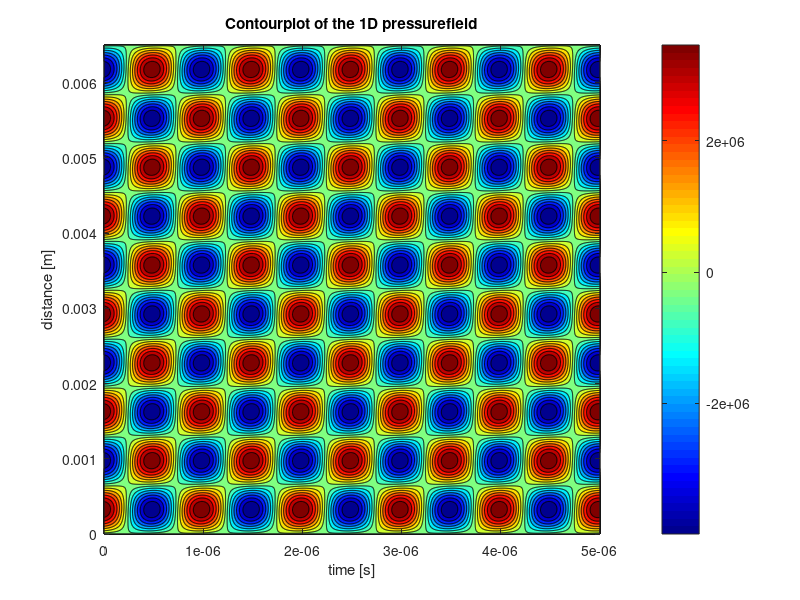
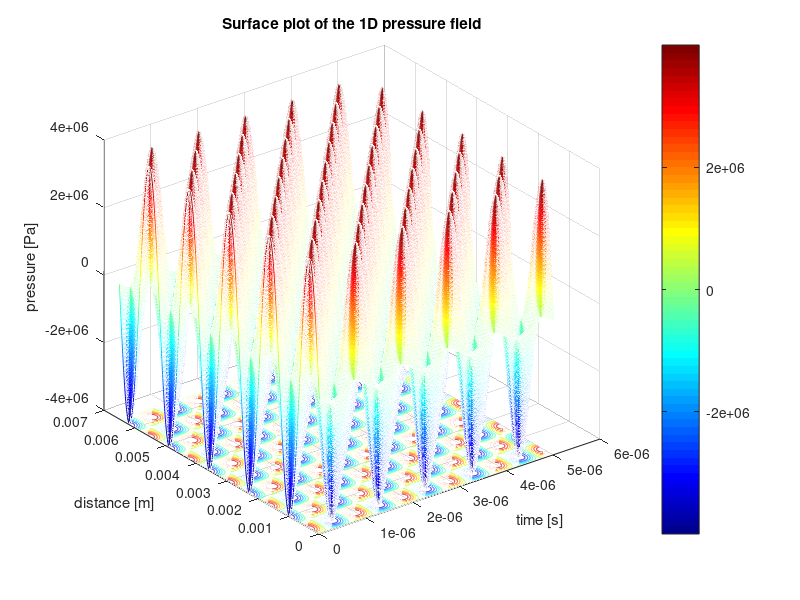

Here is the MATLAB script that generated these plots, in order: (Note: this script raises an error after producing the figures.)
% The purpose of this model is to get a tool to analyze an immersion type transudcer which is used to manipulate the position of air bubbles in oil. 
% The model is based on a model created by Sittig and utilizes derivations of it in the form of transfer functions. An expression for the pressure field
% was derived from the 1D wave equation. Eventually the force on the particles was calculated by utilization of Gor'kov's potential.
% 
% The authors of this script are Victor Dahl, Phillip Kjaer, Wenzel Neumann
% and Jeppe Ottense


clear all; close all; clc;

%% Initial Variables
f = 1*10^6;                      % system frequency in Hz
w=2*pi*f;                        % System frequency in rad/s

%% Piezoelectric constants

r_p=2.5*10^-3;                     % Radius of the piezoelectric plate - Found from CAD model
rho=7.8*10^3;                      % Piezoelectric plate density - Found from data sheet
d=2*10^-3;                         % Piezoelectric plate thickness - found from data sheet
S=pi*r_p^2;                        % Piezoelectric surface area - area of a circle due to circular peizoelectric disk face

c_33=16.6*10^10;                   % Elastic constant of the plate - found from source (victor found - please put it in when editing)
d_33=265*10^-12;                   % Piezoelectric charge coefficient - found from source -||-
s_33=14.2*10^-12;                  % Elastic compliance coefficient - found from source -||-
epsilon_0=8.854*10^-12;            % Vacuum permitivity - found from source -||-
epsilon_33=1200*epsilon_0;         % relativity Permativity - found from source -||-
Beta_33= epsilon_0/epsilon_33;     % the dielectric impermeability of the plate at constant strain - found from source -||-
h_33= d_33/(s_33*epsilon_33);      % Piezoelectric stiffness constant for the plate - found from source -||-
v_o=sqrt(c_33/rho);                % compressional wave speed from piezoelectric - found from source -||-

%%TAe calculated inputs
C_o=S/(Beta_33*d);                 % the clamped capacitance of the plate - Found from NDE book
n=h_33*C_o;                        % A given constant

%TAa calculated inputs
% dfr=0.0000042;                       % Random variable to establish acoustic backing material relationship
% Z_b=dfr*w;                           % Acoustic impedance of the backing plate (this is a function of frequency)  
k=w/v_o;                           % wave number for the peizoelectric plate - found from NDE book


%% Acoustic impedance calculations
rho_4=7860;                          % Density of plain carbon steel 
c_3=3230;                            % Speed of wave in plain carbon steel
Z_b=rho_4*c_3*S;                     % Acoustic impedance of the backing plate

Z_o=rho*v_o*S;                       % plane wave acoustic impedance of the piezoelectric plate

S_a=S;                               % effective face area of the transducer
rho_2=857;                           % density of the fluid ISO VG 32
c=1300;                              % compresisonal wave speed in fluid 
Z_r=S_a*c*rho_2;                     % Acoustic radiation impedance 

c_2=3230;                            % Speed of sound in steel
rho_3=7850;                          % Density of steel
k_2=w/c_2;                           % wave number of the coating material of the transducer source
d_2=0.5*10^-3;                       % thickness of the coating material of the transducer source
S_m=(4.5*10^-3)^2*pi;                % Face area of the coating material fo the transducer soruce
Z_m=rho_3*c_2*S_m;                   % The acoustic impedance of the coating material of the transducer source


Kin_Vis=32*10^-6;                % Kinematic Viscosity of the fluid (ISO VG 32)
Vis=Kin_Vis*rho_2;               % Dynamic viscosity of the fluid
R=((c*rho_2)-(c_2*rho_3))/((c*rho_2)+(c_2*rho_3)); %Reflection coefficient 
L=0.04485;                                         %Lentgh of chamber


%% Matricies used in the Sittig Model

TAe_matrix=[1/n n/(1i*w*C_o); -1i*w*C_o 0];                                                                              %Transducer electrical matrix

TAa_matrix=(1/(Z_b-1i*Z_o*tan(k*d/2)))*[Z_b+1i*Z_o*cot(k*d) (Z_o)^2+1i*Z_o*Z_b*cot(k*d); 1 Z_b-2*1i*Z_o*tan(k*d/2)];     %Transducer acoustic matrix

TAl_matrix=[cos(k_2*d_2) -1i*Z_m*sin(k_2*d_2); (-1i*sin(k_2*d_2))/Z_m cos(k_2*d_2)];                                     %Transducer coating material matrix



TA_matrix=TAe_matrix*TAa_matrix*TAl_matrix;                                                                              %Sittig model matrix

%% equations for Sensitvities

S_vI=1/(Z_r*TA_matrix(2,1)+TA_matrix(2,2));                                   %Sensitivity for vI.

Z_in=(Z_r*TA_matrix(1,1)+TA_matrix(1,2))/(Z_r*TA_matrix(2,1)+TA_matrix(2,2)); %Electrical impedance of the transducer

S_FV=Z_r*S_vI/Z_in;                                                           % Sensitivity FV

%% Pressure at the transducer surface

V_M = 150;                                                                    % Input voltage
lambda =c/f;                                                                  % wavelength of the pressure field
F_surface = V_M * S_FV;                                                       % Total force on trasnducer surface
P_surface = F_surface/(S_a);                                                  % pressure on the transducer surface

%% Translation to the 1D pressure field

damp_coeff =(2*Kin_Vis*w^2)/(3*c^3);                                          % Damping coefficient for attenuation within the liquid
P_field = zeros(1000,1000);                                                   % A matrix is initialized for storing the (complex)
                                                                              % pressure values varying with time and distance.     
% A standing wave is produced by attenuation of the travelling wave and its 
% reflections resulting from rebounding at the boundaries (walls). During
% the reflection at the boundaries, energy is lost which can be represented
% by a reflection coefficient, which takes the number of reflections until
% total attenuation into account. There is distinguished between the
% reflection coefficient due to impact with the right and left wall.

R1 = 4.2736;                                                                % Left wall reflection coefficient.
R2 = 4.8295;                                                                % Right wall reflection coefficient.

t = linspace(0,10*pi/w,1000);                                               % time duration during which the pressure field
                                                                            % is monitored.
x = linspace(0,5*0.0013,1000);                                              % Distance over which the pressure field is monitored.

% Here the P_field matrix is filled with the pressure amplitudes and phase
% shifts at a certain location in space and moment in time.
 for n = 1:1000
     for m = 1:1000
     P_field(n,m) = P_surface*(R1+1) * exp(1i*w*t(m)-1i*x(n)*2*pi/lambda) ...
         - R2*P_surface * exp(1i*w*t(m)+1i*(x(n))*2*pi/lambda);
      end
 end

%% Contourplots of the standing pressure wave

% 2D plot which shows the pressure minima and maxima of the pressure field
figure
contourf(t,x, real(P_field), 14); colormap jet; colorbar;
xlabel('time [s]'); ylabel('distance [m]'); title('Contourplot of the 1D pressurefield');

%% Surface plots of the standing pressure wave

% 3D animation of the pressure field
figure
meshc(t,x, real(P_field)); colormap jet; colorbar;
xlabel('time [s]'); ylabel('distance [m]'); zlabel('pressure [Pa]'); title('Surface plot of the 1D pressure field');


 
%% Constants used to calculate the acoustic radiation force

rho_p = 1.225;                                                                  %Air density [kg/m^3]
r = 80*10^-6;                                                                   %Bubble radius [m]
Vp = (4*pi/3)*r^3;                                                              %Bubble volume [m^3]
Mp = rho_p * Vp;                                                                %Bubble mass [kg]

% Oil of type ISO VG32 is used as the fluid
rho_l = 868;                                                                    % Oil density [kg/m^3]
mu = 32*10^-6*rho_l;                                                            % Oil Viscosity [kg/m*s]

% Besides the acoustic radiation force, acoording to Stoke's Law, there is
% also a drag force acting on the particle, which is given by f_D = B*v

B = 6*pi*r*mu;                                                                  % coefficient (gain) of Stoke's Law

% The acoustic radiation force is dependent on the compressibility factor
% f_1 and the density factor f_2

K_p = 1/(rho_p*330^2);                                                      % Compressibility of the air bubble
K_l = 1/(rho_l*c^2);                                                        % Compressibility of the oil
f_1=1-(K_p/K_l);                                                            % Compressibility factor
f_2=2*(rho_p-rho_l)/(2*rho_p+rho_l);                                        % Density factor

% The acoustic contrast factor determines whether the particles are forced
% towards the pressure nodes or antinodes. A negative contrast factor means
% that particles are forced towards the antinodes, whils a positive
% indicates movement towards the nodes.

acf = (5*rho_p-2*rho_l)/(2*rho_p+rho_l) - (K_p/K_l);                        % The acoustic contrast factor

% To calculate the acoustic radiation force, the time averaged pressure is
% required. For a standing wave it suffices to take only one period into
% account.

T = 1/f;                                                                    % One period of the pressure field

%% Plotting the results obtained from the acoustic radiation force

velocities = zeros(10,1);                                                   % A vector is initialized to store the values of  
                                                                            % velocities at different locations in x direction.

for i = 1:length(velocities)
    x = linspace(0.0013,0.0026,length(velocities));                         % The distance over which the velocity is monitored 
    x = x(i);                                                                        
v = Gorkov(P_surface,w,lambda,R1,R2,T,rho_l,r,f_1,f_2,c,B);    % Call upon the function to obtain the velocity.
vnew = subs(v);                                                             % Constants are substituted for the symbolic variables.
velocities(i) = double(vnew);                                               % the velocities are stored as scalars.
end

x = linspace(0.0013,0.0026,length(velocities));
% Here the resultant velocity is plotted for different locations x away
% from the transducer surface.
figure
plot(x',velocities)
xlabel('distance [m]'); ylabel('velocity [m/s]'); title('Particle velocities');


%% Here I tried to plot the different contributions to the acoustic force similar to figure 9 of the Trujillo paper

x = linspace(0.0013,0.0026,length(velocities));                             % Monitored distance, set to one wavelength, can be changed. Called again x
                                                                            % because it is the same variable in the Gorkov function but the domain can be 
                                                                            % changed.
% Here the outputs of the function are retrieved and converted from 
% symbols to numbers.
[v,p_mean_square,v_in,v_mean_square,Uac,Fac]  = Gorkov(P_surface,w,lambda,R1,R2,T,rho_l,r,f_1,f_2,c,B); 
p_ms = double(subs(p_mean_square));
v_ms = double(subs(v_mean_square));
Uac = double(subs(Uac));
Fac = double(subs(Fac));

p_ms_vc = [p_ms; p_ms; p_ms; p_ms; p_ms; p_ms; p_ms; p_ms; p_ms; p_ms];     % Matrices for plotting. Constructed 
v_ms_vc = [v_ms; v_ms; v_ms; v_ms; v_ms; v_ms; v_ms; v_ms; v_ms; v_ms];     % in the same way as for the pressure
Uac_vc = [Uac; Uac; Uac; Uac; Uac; Uac; Uac; Uac; Uac; Uac];                % field plot, only this time there is 
Fac_vc = [Fac; Fac; Fac; Fac; Fac; Fac; Fac; Fac; Fac; Fac];                % no change in values through time, as 
                                                                            % they are time averages.
time_averaged_vec = linspace(0,T,length(velocities));                       % Since all are time-averaged, I just made a random duration 
                                                                            % of one period,
                                                                            % which I use to be
                                                                            % able to make a
                                                                            % contour plot.
% Plots according to figure 9 of Trujillo                                                                            
                                                                            
figure                                                      
tiledlayout(4,1); nexttile;
contourf(x,time_averaged_vec,real(p_ms_vc), 14); colormap jet; colorbar;
xlabel('distance [m]'); ylabel('time [s]'); title('<p^2>');

nexttile;
contourf(x,time_averaged_vec,real(v_ms_vc), 14); colormap jet; colorbar;
xlabel('distance [m]'); ylabel('time [s]'); title('<v^2>');

nexttile;
contourf(x,time_averaged_vec,real(Uac_vc), 14); colormap jet; colorbar;
xlabel('distance [m]'); ylabel('time [s]'); title('Uac');

nexttile;
contourf(x,time_averaged_vec,real(Fac_vc), 14); colormap jet; colorbar;
xlabel('distance [m]'); ylabel('time [s]'); title('Fac');
